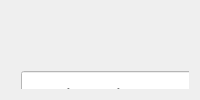
             <widget class="QWidget" name="page_13">
              <layout class="QHBoxLayout" name="horizontalLayout_7">
               <item>
                <widget class="QWidget" name="widget_18" native="true">
                 <widget class="QLabel" name="label_22">
                  <property name="geometry">
                   <rect>
                    <x>550</x>
                    <y>0</y>
                    <width>411</width>
                    <height>50</height>
                   </rect>
                  </property>
                  <property name="minimumSize">
                   <size>
                    <width>0</width>
                    <height>50</height>
                   </size>
                  </property>
                  <property name="font">
                   <font>
                    <pointsize>18</pointsize>
                    <weight>75</weight>
                    <bold>true</bold>
                   </font>
                  </property>
                  <property name="text">
                   <string> Update Student Detail 🖋️</string>
                  </property>
                 </widget>
                 <widget class="QLineEdit" name="lineEdit_61">
                  <property name="geometry">
                   <rect>
                    <x>10</x>
                    <y>60</y>
                    <width>1450</width>
                    <height>50</height>
                   </rect>
                  </property>
                  <property name="minimumSize">
                   <size>
                    <width>1450</width>
                    <height>50</height>
                   </size>
                  </property>
                  <property name="maximumSize">
                   <size>
                    <width>1450</width>
                    <height>50</height>
                   </size>
                  </property>
                  <property name="font">
                   <font>
                    <pointsize>15</pointsize>
                   </font>
                  </property>
                  <property name="styleSheet">
                   <string notr="true">background:white</string>
                  </property>
                  <property name="placeholderText">
                   <string> Student Id</string>
                  </property>
                 </widget>
                 <widget class="QLineEdit" name="lineEdit_62">
                  <property name="geometry">
                   <rect>
                    <x>810</x>
                    <y>540</y>
                    <width>650</width>
                    <height>50</height>
                   </rect>
                  </property>
                  <property name="minimumSize">
                   <size>
                    <width>650</width>
                    <height>50</height>
                   </size>
                  </property>
                  <property name="maximumSize">
                   <size>
                    <width>650</width>
                    <height>50</height>
                   </size>
                  </property>
                  <property name="font">
                   <font>
                    <pointsize>15</pointsize>
                   </font>
                  </property>
                  <property name="styleSheet">
                   <string notr="true">background:white</string>
                  </property>
                  <property name="placeholderText">
                   <string> Registration Number</string>
                  </property>
                 </widget>
                 <widget class="QPushButton" name="pushButton_39">
                  <property name="geometry">
                   <rect>
                    <x>10</x>
                    <y>130</y>
                    <width>400</width>
                    <height>50</height>
                   </rect>
                  </property>
                  <property name="minimumSize">
                   <size>
                    <width>400</width>
                    <height>50</height>
                   </size>
                  </property>
                  <property name="maximumSize">
                   <size>
                    <width>400</width>
                    <height>50</height>
                   </size>
                  </property>
                  <property name="font">
                   <font>
                    <pointsize>14</pointsize>
                    <weight>75</weight>
                    <bold>true</bold>
                   </font>
                  </property>
                  <property name="styleSheet">
                   <string notr="true">background:white</string>
                  </property>
                  <property name="text">
                   <string> Back</string>
                  </property>
                 </widget>
                 <widget class="QPushButton" name="pushButton_40">
                  <property name="geometry">
                   <rect>
                    <x>1060</x>
                    <y>130</y>
                    <width>400</width>
                    <height>50</height>
                   </rect>
                  </property>
                  <property name="minimumSize">
                   <size>
                    <width>400</width>
                    <height>50</height>
                   </size>
                  </property>
                  <property name="maximumSize">
                   <size>
                    <width>300</width>
                    <height>50</height>
                   </size>
                  </property>
                  <property name="font">
                   <font>
                    <pointsize>14</pointsize>
                    <weight>75</weight>
                    <bold>true</bold>
                   </font>
                  </property>
                  <property name="styleSheet">
                   <string notr="true">background:white</string>
                  </property>
                  <property name="text">
                   <string>Search </string>
                  </property>
                 </widget>
                 <widget class="QLabel" name="label_31">
                  <property name="geometry">
                   <rect>
                    <x>560</x>
                    <y>190</y>
                    <width>251</width>
                    <height>50</height>
                   </rect>
                  </property>
                  <property name="minimumSize">
                   <size>
                    <width>0</width>
                    <height>50</height>
                   </size>
                  </property>
                  <property name="font">
                   <font>
                    <pointsize>18</pointsize>
                    <weight>75</weight>
                    <bold>true</bold>
                   </font>
                  </property>
                  <property name="text">
                   <string> Updating Detail</string>
                  </property>
                 </widget>
                 <widget class="QLineEdit" name="lineEdit_63">
                  <property name="geometry">
                   <rect>
                    <x>10</x>
                    <y>330</y>
                    <width>650</width>
                    <height>50</height>
                   </rect>
                  </property>
                  <property name="minimumSize">
                   <size>
                    <width>650</width>
                    <height>50</height>
                   </size>
                  </property>
                  <property name="font">
                   <font>
                    <pointsize>15</pointsize>
                   </font>
                  </property>
                  <property name="styleSheet">
                   <string notr="true">background:white</string>
                  </property>
                  <property name="placeholderText">
                   <string> Student Name</string>
                  </property>
                 </widget>
                 <widget class="QLineEdit" name="lineEdit_64">
                  <property name="geometry">
                   <rect>
                    <x>10</x>
                    <y>400</y>
                    <width>650</width>
                    <height>50</height>
                   </rect>
                  </property>
                  <property name="minimumSize">
                   <size>
                    <width>650</width>
                    <height>50</height>
                   </size>
                  </property>
                  <property name="font">
                   <font>
                    <pointsize>15</pointsize>
                   </font>
                  </property>
                  <property name="styleSheet">
                   <string notr="true">background:white</string>
                  </property>
                  <property name="placeholderText">
                   <string> Father Name</string>
                  </property>
                 </widget>
                 <widget class="QLineEdit" name="lineEdit_65">
                  <property name="geometry">
                   <rect>
                    <x>10</x>
                    <y>470</y>
                    <width>650</width>
                    <height>50</height>
                   </rect>
                  </property>
                  <property name="minimumSize">
                   <size>
                    <width>650</width>
                    <height>50</height>
                   </size>
                  </property>
                  <property name="maximumSize">
                   <size>
                    <width>650</width>
                    <height>50</height>
                   </size>
                  </property>
                  <property name="font">
                   <font>
                    <pointsize>15</pointsize>
                   </font>
                  </property>
                  <property name="styleSheet">
                   <string notr="true">background:white</string>
                  </property>
                  <property name="placeholderText">
                   <string> Date Of Birth</string>
                  </property>
                 </widget>
                 <widget class="QLineEdit" name="lineEdit_67">
                  <property name="geometry">
                   <rect>
                    <x>10</x>
                    <y>540</y>
                    <width>650</width>
                    <height>50</height>
                   </rect>
                  </property>
                  <property name="minimumSize">
                   <size>
                    <width>650</width>
                    <height>50</height>
                   </size>
                  </property>
                  <property name="font">
                   <font>
                    <pointsize>15</pointsize>
                   </font>
                  </property>
                  <property name="styleSheet">
                   <string notr="true">background:white</string>
                  </property>
                  <property name="placeholderText">
                   <string> Address</string>
                  </property>
                 </widget>
                 <widget class="QLineEdit" name="lineEdit_68">
                  <property name="geometry">
                   <rect>
                    <x>810</x>
                    <y>260</y>
                    <width>650</width>
                    <height>50</height>
                   </rect>
                  </property>
                  <property name="minimumSize">
                   <size>
                    <width>650</width>
                    <height>50</height>
                   </size>
                  </property>
                  <property name="font">
                   <font>
                    <pointsize>15</pointsize>
                   </font>
                  </property>
                  <property name="styleSheet">
                   <string notr="true">background:white</string>
                  </property>
                  <property name="placeholderText">
                   <string> Contact Number</string>
                  </property>
                 </widget>
                 <widget class="QLineEdit" name="lineEdit_69">
                  <property name="geometry">
                   <rect>
                    <x>810</x>
                    <y>400</y>
                    <width>650</width>
                    <height>50</height>
                   </rect>
                  </property>
                  <property name="minimumSize">
                   <size>
                    <width>650</width>
                    <height>50</height>
                   </size>
                  </property>
                  <property name="font">
                   <font>
                    <pointsize>15</pointsize>
                   </font>
                  </property>
                  <property name="styleSheet">
                   <string notr="true">background:white</string>
                  </property>
                  <property name="placeholderText">
                   <string> Email Id</string>
                  </property>
                 </widget>
                 <widget class="QLineEdit" name="lineEdit_70">
                  <property name="geometry">
                   <rect>
                    <x>810</x>
                    <y>330</y>
                    <width>650</width>
                    <height>50</height>
                   </rect>
                  </property>
                  <property name="minimumSize">
                   <size>
                    <width>650</width>
                    <height>50</height>
                   </size>
                  </property>
                  <property name="font">
                   <font>
                    <pointsize>15</pointsize>
                   </font>
                  </property>
                  <property name="styleSheet">
                   <string notr="true">background:white</string>
                  </property>
                  <property name="placeholderText">
                   <string> Father Contact Number</string>
                  </property>
                 </widget>
                 <widget class="QLineEdit" name="lineEdit_71">
                  <property name="geometry">
                   <rect>
                    <x>810</x>
                    <y>470</y>
                    <width>650</width>
                    <height>50</height>
                   </rect>
                  </property>
                  <property name="minimumSize">
                   <size>
                    <width>650</width>
                    <height>50</height>
                   </size>
                  </property>
                  <property name="font">
                   <font>
                    <pointsize>15</pointsize>
                   </font>
                  </property>
                  <property name="styleSheet">
                   <string notr="true">background:white</string>
                  </property>
                  <property name="placeholderText">
                   <string> Course</string>
                  </property>
                 </widget>
                 <widget class="QPushButton" name="pushButton_41">
                  <property name="geometry">
                   <rect>
                    <x>810</x>
                    <y>610</y>
                    <width>650</width>
                    <height>50</height>
                   </rect>
                  </property>
                  <property name="minimumSize">
                   <size>
                    <width>650</width>
                    <height>50</height>
                   </size>
                  </property>
                  <property name="font">
                   <font>
                    <pointsize>15</pointsize>
                    <weight>75</weight>
                    <bold>true</bold>
                   </font>
                  </property>
                  <property name="styleSheet">
                   <string notr="true">background:white</string>
                  </property>
                  <property name="text">
                   <string> Update Detail</string>
                  </property>
                 </widget>
                 <widget class="QLineEdit" name="lineEdit_27">
                  <property name="geometry">
                   <rect>
                    <x>10</x>
                    <y>260</y>
                    <width>650</width>
                    <height>50</height>
                   </rect>
                  </property>
                  <property name="minimumSize">
                   <size>
                    <width>650</width>
                    <height>50</height>
                   </size>
                  </property>
                  <property name="font">
                   <font>
                    <pointsize>15</pointsize>
                   </font>
                  </property>
                  <property name="styleSheet">
                   <string notr="true">background:white</string>
                  </property>
                  <property name="placeholderText">
                   <string> Student Id</string>
                  </property>
                 </widget>
                 <widget class="QLineEdit" name="lineEdit_38">
                  <property name="geometry">
                   <rect>
                    <x>10</x>
                    <y>610</y>
                    <width>650</width>
                    <height>50</height>
                   </rect>
                  </property>
                  <property name="minimumSize">
                   <size>
                    <width>650</width>
                    <height>50</height>
                   </size>
                  </property>
                  <property name="maximumSize">
                   <size>
                    <width>650</width>
                    <height>50</height>
                   </size>
                  </property>
                  <property name="font">
                   <font>
                    <pointsize>15</pointsize>
                   </font>
                  </property>
                  <property name="styleSheet">
                   <string notr="true">background:white</string>
                  </property>
                  <property name="placeholderText">
                   <string> Gender</string>
                  </property>
                 </widget>
                </widget>
               </item>
              </layout>
             </widget>
